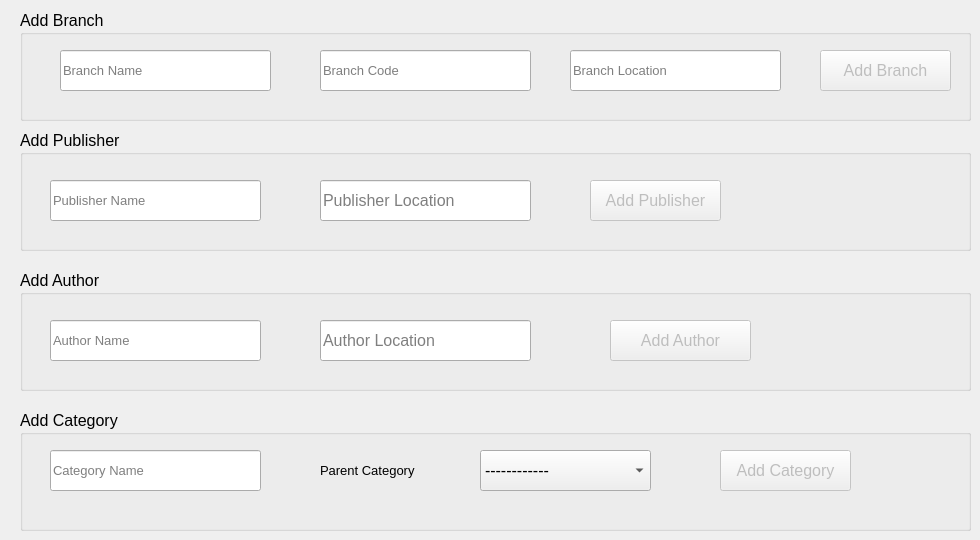
      <widget class="QWidget" name="tab_10">
       <attribute name="title">
        <string>Add Data</string>
       </attribute>
       <widget class="QGroupBox" name="groupBox_15">
        <property name="geometry">
         <rect>
          <x>20</x>
          <y>10</y>
          <width>951</width>
          <height>111</height>
         </rect>
        </property>
        <property name="font">
         <font>
          <pointsize>12</pointsize>
         </font>
        </property>
        <property name="title">
         <string>Add Branch</string>
        </property>
        <widget class="QLineEdit" name="lineEdit_64">
         <property name="geometry">
          <rect>
           <x>40</x>
           <y>40</y>
           <width>211</width>
           <height>41</height>
          </rect>
         </property>
         <property name="font">
          <font>
           <pointsize>10</pointsize>
          </font>
         </property>
         <property name="text">
          <string/>
         </property>
         <property name="placeholderText">
          <string>Branch Name</string>
         </property>
        </widget>
        <widget class="QLineEdit" name="lineEdit_65">
         <property name="geometry">
          <rect>
           <x>300</x>
           <y>40</y>
           <width>211</width>
           <height>41</height>
          </rect>
         </property>
         <property name="font">
          <font>
           <pointsize>10</pointsize>
          </font>
         </property>
         <property name="text">
          <string/>
         </property>
         <property name="placeholderText">
          <string>Branch Code</string>
         </property>
        </widget>
        <widget class="QLineEdit" name="lineEdit_66">
         <property name="geometry">
          <rect>
           <x>550</x>
           <y>40</y>
           <width>211</width>
           <height>41</height>
          </rect>
         </property>
         <property name="font">
          <font>
           <pointsize>10</pointsize>
          </font>
         </property>
         <property name="text">
          <string/>
         </property>
         <property name="placeholderText">
          <string>Branch Location</string>
         </property>
        </widget>
        <widget class="QPushButton" name="pushButton_39">
         <property name="enabled">
          <bool>false</bool>
         </property>
         <property name="geometry">
          <rect>
           <x>800</x>
           <y>40</y>
           <width>131</width>
           <height>41</height>
          </rect>
         </property>
         <property name="text">
          <string>Add Branch</string>
         </property>
        </widget>
       </widget>
       <widget class="QGroupBox" name="groupBox_16">
        <property name="geometry">
         <rect>
          <x>20</x>
          <y>130</y>
          <width>951</width>
          <height>121</height>
         </rect>
        </property>
        <property name="font">
         <font>
          <pointsize>12</pointsize>
         </font>
        </property>
        <property name="title">
         <string>Add Publisher</string>
        </property>
        <widget class="QLineEdit" name="lineEdit_67">
         <property name="geometry">
          <rect>
           <x>30</x>
           <y>50</y>
           <width>211</width>
           <height>41</height>
          </rect>
         </property>
         <property name="font">
          <font>
           <pointsize>10</pointsize>
          </font>
         </property>
         <property name="placeholderText">
          <string>Publisher Name</string>
         </property>
        </widget>
        <widget class="QLineEdit" name="lineEdit_68">
         <property name="geometry">
          <rect>
           <x>300</x>
           <y>50</y>
           <width>211</width>
           <height>41</height>
          </rect>
         </property>
         <property name="font">
          <font>
           <pointsize>12</pointsize>
          </font>
         </property>
         <property name="placeholderText">
          <string>Publisher Location</string>
         </property>
        </widget>
        <widget class="QPushButton" name="pushButton_40">
         <property name="enabled">
          <bool>false</bool>
         </property>
         <property name="geometry">
          <rect>
           <x>570</x>
           <y>50</y>
           <width>131</width>
           <height>41</height>
          </rect>
         </property>
         <property name="text">
          <string>Add Publisher</string>
         </property>
        </widget>
       </widget>
       <widget class="QGroupBox" name="groupBox_17">
        <property name="geometry">
         <rect>
          <x>20</x>
          <y>270</y>
          <width>951</width>
          <height>121</height>
         </rect>
        </property>
        <property name="font">
         <font>
          <pointsize>12</pointsize>
         </font>
        </property>
        <property name="title">
         <string>Add Author</string>
        </property>
        <widget class="QLineEdit" name="lineEdit_69">
         <property name="geometry">
          <rect>
           <x>30</x>
           <y>50</y>
           <width>211</width>
           <height>41</height>
          </rect>
         </property>
         <property name="font">
          <font>
           <pointsize>10</pointsize>
          </font>
         </property>
         <property name="text">
          <string/>
         </property>
         <property name="placeholderText">
          <string>Author Name</string>
         </property>
        </widget>
        <widget class="QLineEdit" name="lineEdit_70">
         <property name="geometry">
          <rect>
           <x>300</x>
           <y>50</y>
           <width>211</width>
           <height>41</height>
          </rect>
         </property>
         <property name="font">
          <font>
           <pointsize>12</pointsize>
          </font>
         </property>
         <property name="text">
          <string/>
         </property>
         <property name="placeholderText">
          <string>Author Location</string>
         </property>
        </widget>
        <widget class="QPushButton" name="pushButton_41">
         <property name="enabled">
          <bool>false</bool>
         </property>
         <property name="geometry">
          <rect>
           <x>590</x>
           <y>50</y>
           <width>141</width>
           <height>41</height>
          </rect>
         </property>
         <property name="text">
          <string>Add Author</string>
         </property>
        </widget>
       </widget>
       <widget class="QGroupBox" name="groupBox_18">
        <property name="geometry">
         <rect>
          <x>20</x>
          <y>410</y>
          <width>951</width>
          <height>121</height>
         </rect>
        </property>
        <property name="font">
         <font>
          <pointsize>12</pointsize>
         </font>
        </property>
        <property name="title">
         <string>Add Category</string>
        </property>
        <widget class="QLineEdit" name="lineEdit_71">
         <property name="geometry">
          <rect>
           <x>30</x>
           <y>40</y>
           <width>211</width>
           <height>41</height>
          </rect>
         </property>
         <property name="font">
          <font>
           <pointsize>10</pointsize>
          </font>
         </property>
         <property name="placeholderText">
          <string>Category Name</string>
         </property>
        </widget>
        <widget class="QPushButton" name="pushButton_42">
         <property name="enabled">
          <bool>false</bool>
         </property>
         <property name="geometry">
          <rect>
           <x>700</x>
           <y>40</y>
           <width>131</width>
           <height>41</height>
          </rect>
         </property>
         <property name="text">
          <string>Add Category</string>
         </property>
        </widget>
        <widget class="QComboBox" name="comboBox_15">
         <property name="geometry">
          <rect>
           <x>460</x>
           <y>40</y>
           <width>171</width>
           <height>41</height>
          </rect>
         </property>
         <item>
          <property name="text">
           <string>------------</string>
          </property>
         </item>
        </widget>
        <widget class="QLabel" name="label_25">
         <property name="geometry">
          <rect>
           <x>300</x>
           <y>50</y>
           <width>131</width>
           <height>21</height>
          </rect>
         </property>
         <property name="font">
          <font>
           <pointsize>10</pointsize>
          </font>
         </property>
         <property name="text">
          <string>Parent Category</string>
         </property>
        </widget>
       </widget>
      </widget>
